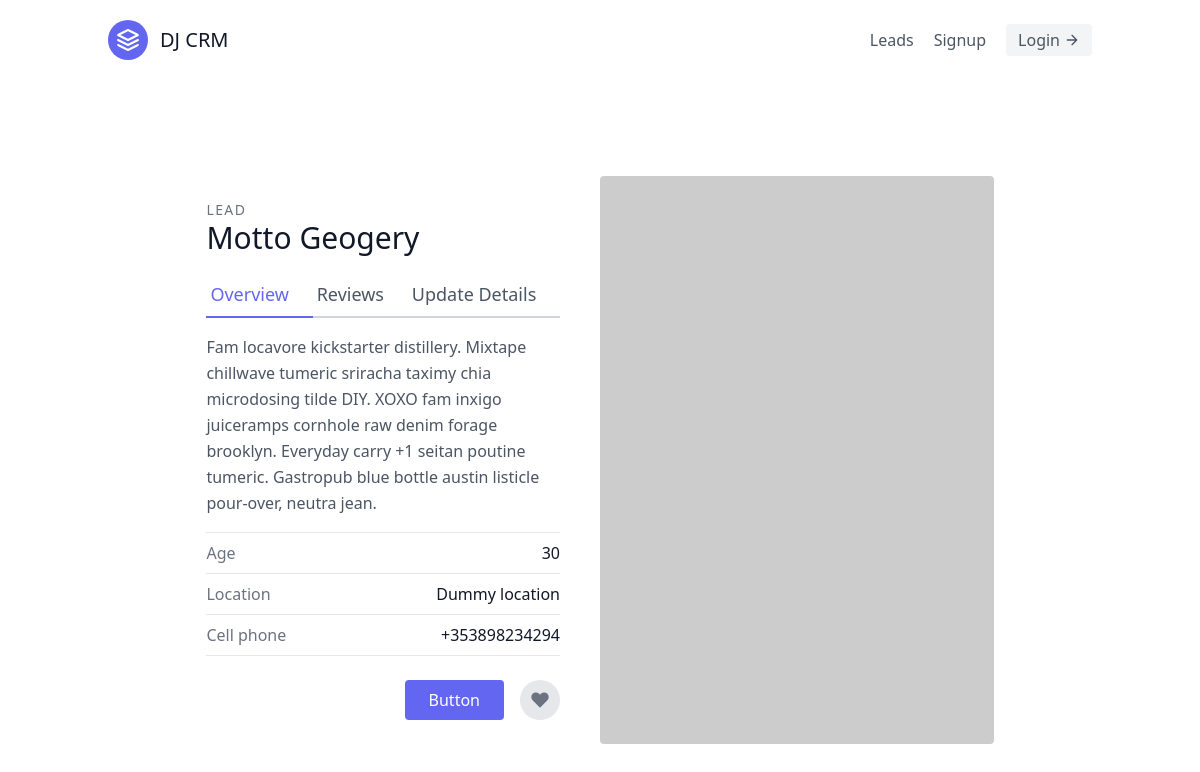
Page /leads/2/ on the earlier database version.
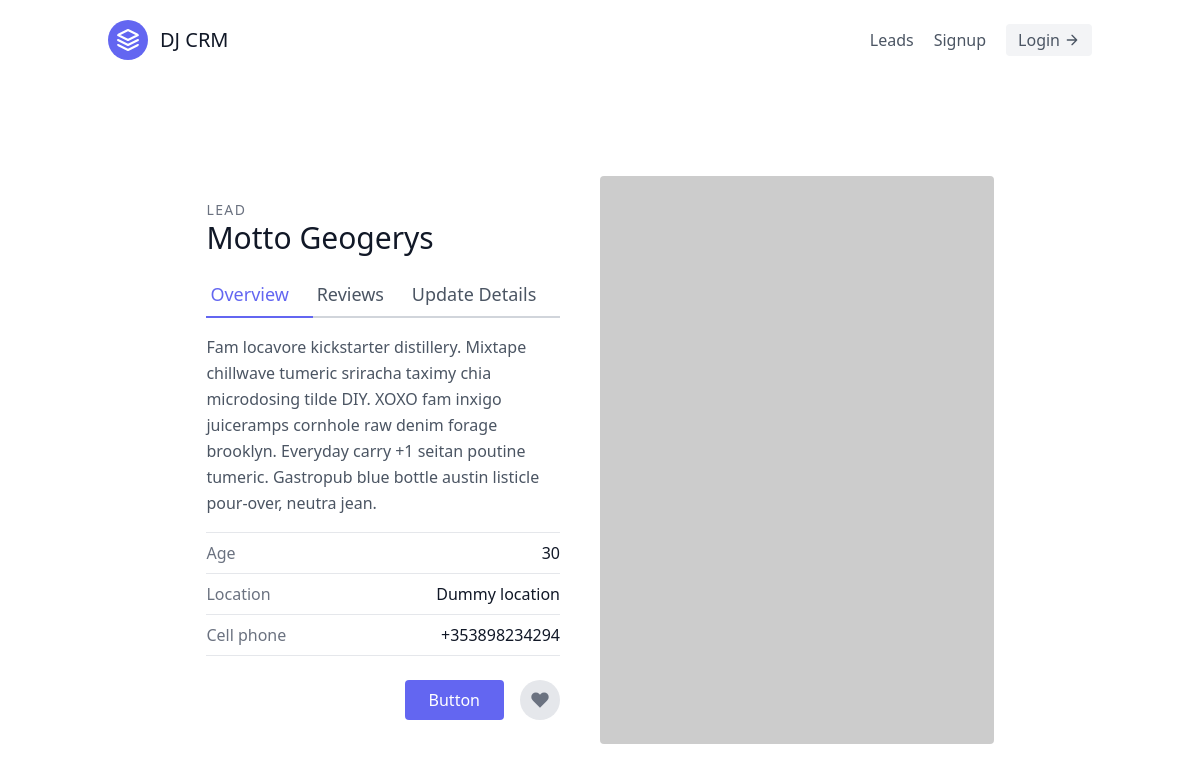
Same page on the later database version.
### leads/models.py (models this page shows, shortened)
class Lead(models.Model):
    first_name = models.CharField(max_length=20)
    last_name = models.CharField(max_length=20)
    age = models.IntegerField(default=0)
    agent = models.ForeignKey("Agent", on_delete=models.CASCADE)

### leads/views.py (the view)
# urls.py: path('<int:pk>/', LeadDetailView.as_view(), name='lead-detail'),
class LeadDetailView(DetailView):
    template_name = 'leads/lead_detail.html'
    queryset = Lead.objects.all()
    context_object_name = 'lead'

### leads/templates/leads/lead_detail.html
{% extends 'base.html' %}
{% block content %}
<section class="text-gray-600 body-font overflow-hidden">
    <div class="container px-5 py-24 mx-auto">
      <div class="lg:w-4/5 mx-auto flex flex-wrap">
        <div class="lg:w-1/2 w-full lg:pr-10 lg:py-6 mb-6 lg:mb-0">
          <h2 class="text-sm title-font text-gray-500 tracking-widest">LEAD</h2>
          <h1 class="text-gray-900 text-3xl title-font font-medium mb-4">{{lead.first_name}} {{lead.last_name}}</h1>
          <div class="flex mb-4">
            <a href="{% url 'leads:lead-detail' lead.pk%}" class="flex-grow text-indigo-500 border-b-2 border-indigo-500 py-2 text-lg px-1">Overview</a>
            <a class="flex-grow border-b-2 border-gray-300 py-2 text-lg px-1">Reviews</a>
            <a href="{% url 'leads:lead-update' lead.pk %}" class="flex-grow border-b-2 border-gray-300 py-2 text-lg px-1">Update Details</a>
          </div>
          <p class="leading-relaxed mb-4">Fam locavore kickstarter distillery. Mixtape chillwave tumeric sriracha taximy chia microdosing tilde DIY. XOXO fam inxigo juiceramps cornhole raw denim forage brooklyn. Everyday carry +1 seitan poutine tumeric. Gastropub blue bottle austin listicle pour-over, neutra jean.</p>
          <div class="flex border-t border-gray-200 py-2">
            <span class="text-gray-500">Age</span>
            <span class="ml-auto text-gray-900">{{lead.age }}</span>
          </div>
          <div class="flex border-t border-gray-200 py-2">
            <span class="text-gray-500">Location</span>
            <span class="ml-auto text-gray-900">Dummy location </span>
          </div>
          <div class="flex border-t border-b mb-6 border-gray-200 py-2">
            <span class="text-gray-500">Cell phone</span>
            <span class="ml-auto text-gray-900">+353898234294</span>
          </div>
          <div class="flex">
             <button class="flex ml-auto text-white bg-indigo-500 border-0 py-2 px-6 focus:outline-none hover:bg-indigo-600 rounded">Button</button>
            <button class="rounded-full w-10 h-10 bg-gray-200 p-0 border-0 inline-flex items-center justify-center text-gray-500 ml-4">
              <svg fill="currentColor" stroke-linecap="round" stroke-linejoin="round" stroke-width="2" class="w-5 h-5" viewBox="0 0 24 24">
                <path d="M20.84 4.61a5.5 5.5 0 00-7.78 0L12 5.67l-1.06-1.06a5.5 5.5 0 00-7.78 7.78l1.06 1.06L12 21.23l7.78-7.78 1.06-1.06a5.5 5.5 0 000-7.78z"></path>
              </svg>
            </button>
          </div>
        </div>
        <img alt="ecommerce" class="lg:w-1/2 w-full lg:h-auto h-64 object-cover object-center rounded" src="https://dummyimage.com/400x400">
      </div>
    </div>
  </section>
{% endblock content %}

Differences in the rows shown:
changed Lead "Motto": last_name "Geogery" → "Geogerys"
